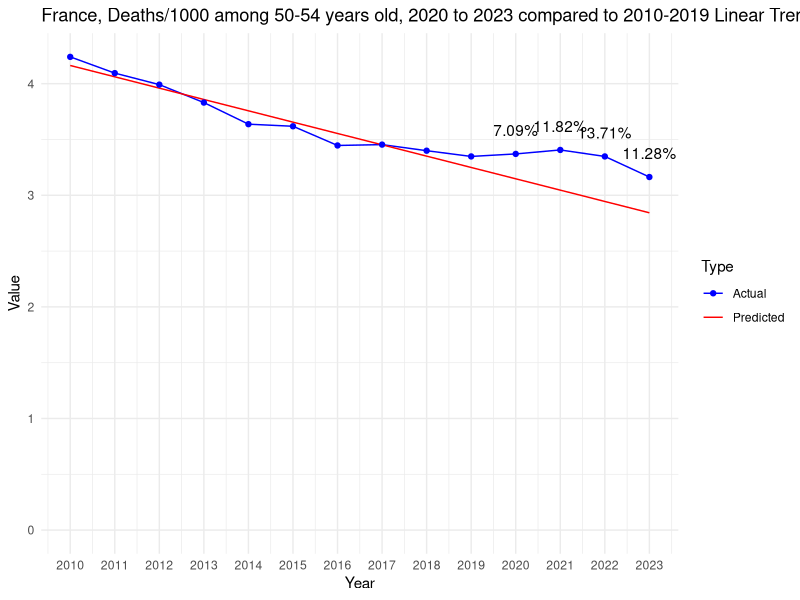

Recreate this plot in R.
# Load necessary libraries
library(dplyr)
library(readr)
library(ggplot2)

# Defines the data as a named vector
data <- c(
`2010` = 4.24018278208804, `2011` = 4.09455837263267, `2012` = 3.99141439873328, `2013` = 3.83064226056245, `2014` = 3.6371929741101,
`2015` = 3.61843940792625, `2016` = 3.44634858295909, `2017` = 3.45407005124719, `2018` = 3.39944438000873, `2019` = 3.34812551216146,
`2020` = 3.37066333471983, `2021` = 3.40618070020415, `2022` = 3.34811125702964, `2023` = 3.16361686904471
)

# Extracts data for the decade and recent years
decade <- data[as.character(2010:2019)]
recent_years <- data[as.character(2020:2023)]

# Fits a linear model to the decade data
years <- as.numeric(names(decade))
lm_model <- lm(decade ~ years)

# Predicts values for 2020 to 2023 based on the linear model
predicted_values <- predict(lm_model, newdata = data.frame(years = as.numeric(names(recent_years))))

# Calculates deviations from the linear trend
deviations <- recent_years - predicted_values

# Calculates the mean and standard deviation of the decade
decade_mean <- mean(decade)
decade_stddev <- sd(decade)

# Initializes vectors to store the calculated values
z_scores <- numeric(length(recent_years))
percent_deviations <- numeric(length(recent_years))

# Calculates and store the Z-scores, deviations, and percentage of deviations for recent years
for (i in 1:length(recent_years)) {
  year <- names(recent_years)[i]
  z_scores[i] <- (recent_years[year] - decade_mean) / decade_stddev
  deviation <- deviations[year]
  percent_deviations[i] <- (deviation / predicted_values[i]) * 100
  cat(sprintf("Year: %s, Z-score: %f, Deviation from linear trend: %f, Percentage of deviation: %f%%\n",
              year, z_scores[i], deviation, percent_deviations[i]))
}

# Prepare an extended range for predictions, including 2020 to 2023
extended_years <- as.numeric(c(names(decade), names(recent_years)))

# Predict values for the extended range based on the linear model
extended_predicted_values <- predict(lm_model, newdata = data.frame(years = extended_years))

# Create a data frame for plotting actual values
actual_plot_data <- data.frame(
  Year = as.numeric(names(data)),
  Value = data,
  Type = "Actual"
)

# Create a data frame for plotting predicted values
predicted_plot_data <- data.frame(
  Year = extended_years,
  Value = extended_predicted_values,
  Type = "Predicted"
)

# Combine actual and predicted data
plot_data <- rbind(actual_plot_data, predicted_plot_data)

# Create the line chart
p <- ggplot(plot_data, aes(x = Year, y = Value, color = Type)) +
  geom_line(aes(group = Type)) +
  geom_point(data = actual_plot_data, aes(x = Year, y = Value)) +
  theme_minimal() +
  labs(title = "France, Deaths/1000 among 50-54 years old, 2020 to 2023 compared to 2010-2019 Linear Trend", x = "Year", y = "Value") +
  scale_color_manual(values = c("Actual" = "blue", "Predicted" = "red")) +
  scale_y_continuous(labels = scales::comma, limits = c(0, max(plot_data$Value))) +
  scale_x_continuous(breaks = extended_years) # Set breaks to every year

# Add percentage of deviation annotations for 2020 to 2023
for (i in 1:length(recent_years)) {
  year <- as.numeric(names(recent_years)[i])
  deviation_value <- percent_deviations[i]
  p <- p + annotate("text", x = year, y = data[as.character(year)], label = paste0(round(deviation_value, 2), "%"), vjust = -1.5)
}

# Print the plot
print(p)
